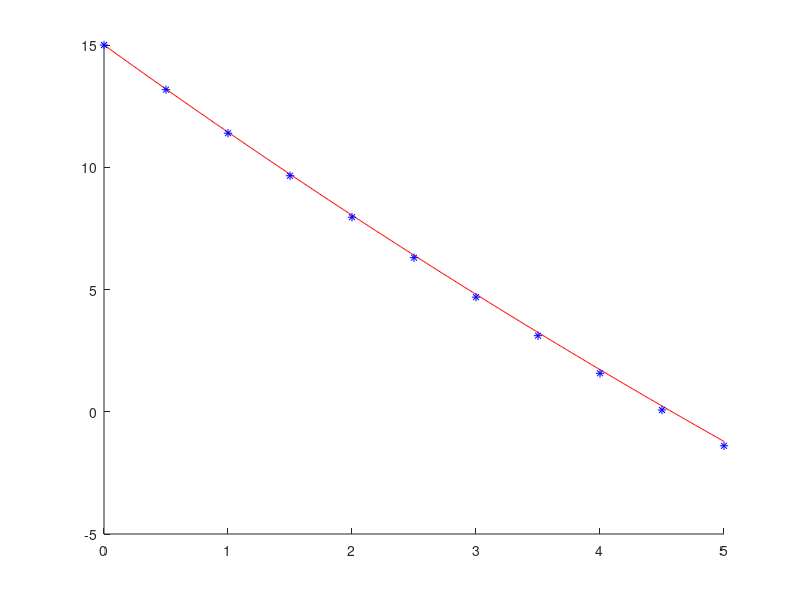

Write MATLAB code to recreate this figure.
%%
%
% Euler's Integration TTU 
%
%%
clear variables;clc;close all

%% constant params

%C
m=10
g=9.8
c=0.68
mu=0.55
th=28*pi/180
v0=10;

%D
m=14
g=9.8
c=0.68
mu=0.65
th=32*pi/180
v0=15;



f=m*g*(sin(th)-mu*cos(th));

%% define the slope function
slope=@(v) f-c/m*v;

%% graph exact solution 'theoretical' derived in class
t=0:.01:5;
r=-6;
A=v0-f*m/c;

for k=1:length(t)
    v_exact(k)=f*m/c+A*exp(-c/m*t(k));
end


%% Eulers Forward integration

v_eulers(1)=v0;

dt=.5;
et(1)=0
for j=1:10
   
    v_eulers(j+1)=v_eulers(j)+dt*(slope(v_eulers(j)));
    et(j+1)=et(j)+dt;
end
% %% RK2
% dt=.01; 
% y_rk(1)=yo;
% for j=1:100
%     
%     k1=dt*-6*y_rk(j);
%     k2=dt*-6*(y_rk(j)+k1);
%     y_rk(j+1)=y_rk(j)+(k1+k2)/2;
%     
% end
% 
% %% built in method
% 
% [t_45,y_45]=ode45(slope_fun,[0 1],1)
% 
%% plotting 
figure(1);hold on
plot(t,v_exact,'r')
plot(et(1:length(v_eulers)),v_eulers,'b*')
% plot(t(1:length(y_rk)),y_rk,'go')
% 
% plot(t_45,y_45,'c*')
% 
% legend('Exact','Eulers','RK2','ODE45')









% 
